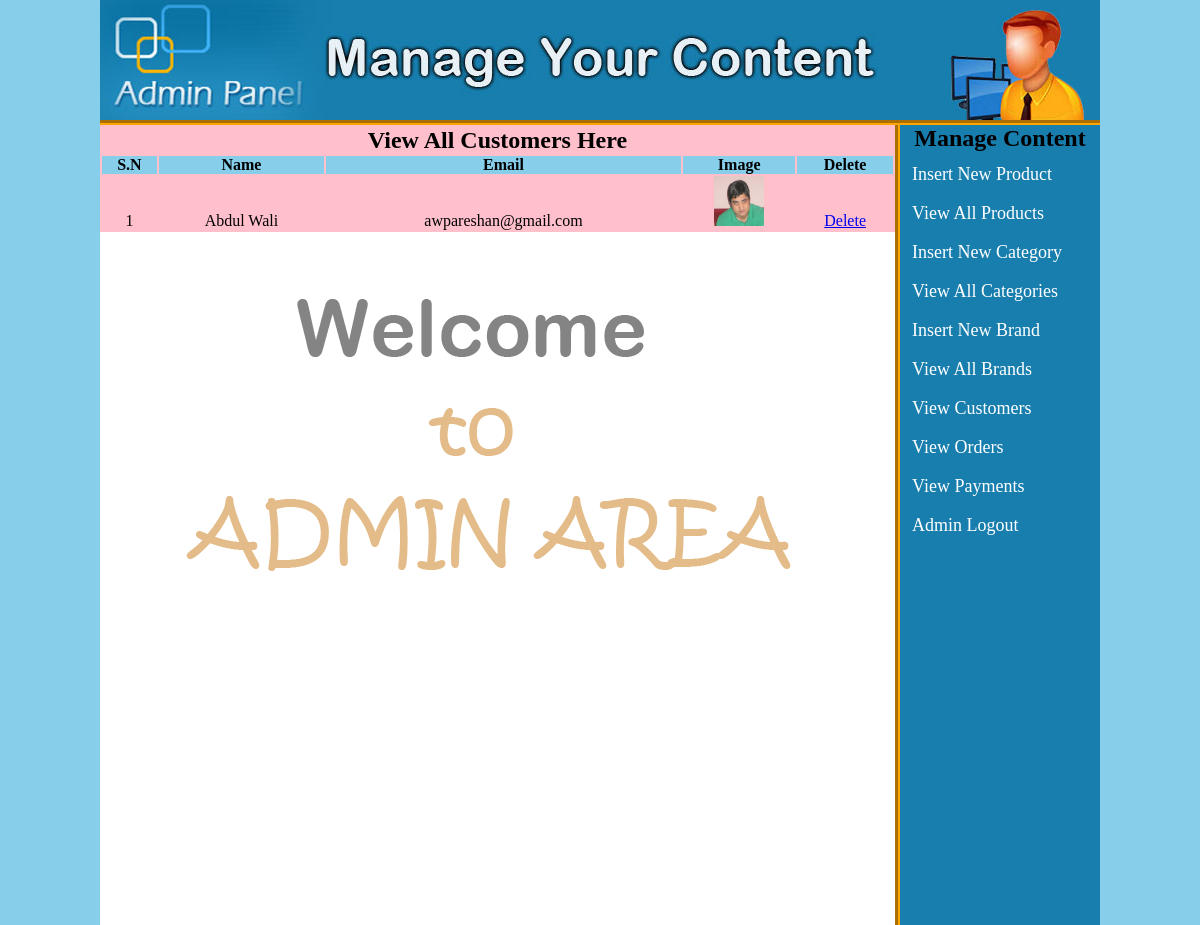
Page /admin_area/index.php?view_customers (signed in) on the committed database.
### tables this page shows
CREATE TABLE `customers` (
  `customer_id` int(10) NOT NULL,
  `customer_ip` varchar(255) NOT NULL,
  `customer_name` text NOT NULL,
  `customer_email` varchar(100) NOT NULL,
  `customer_pass` varchar(100) NOT NULL,
  `customer_country` text NOT NULL,
  `customer_city` text NOT NULL,
  `customer_contact` varchar(255) NOT NULL,
  `customer_address` text NOT NULL,
  `customer_image` text NOT NULL
);

### admin_area/view_customers.php (the view)
<?php
if(!isset($_SESSION['user_email'])){
	echo "<script>window.open('login.php?not_admin=You are not an Admin!','_self')</script>";
}
else {
?>
<table width="795" align="center" bgcolor="pink">
	<tr align="center">
		<td colspan="6"><h2>View All Customers Here</h2></td>
	</tr>
	<tr align="center" bgcolor="skyblue">
		<th>S.N</th>
		<th>Name</th>
		<th>Email</th>
		<th>Image</th>
		<th>Delete</th>
	</tr>
	<?php
	include("includes/db.php");
	$get_c = "select * from customers";
	$run_c = mysqli_query($con, $get_c);
	$i = 0;
	while ($row_c=mysqli_fetch_array($run_c)){
		$c_id = $row_c['customer_id'];
		$c_name = $row_c['customer_name'];
		$c_email = $row_c['customer_email'];
		$c_image = $row_c['customer_image'];
		$i++;
	?>
	<tr align="center">
		<td><?php echo $i;?></td>
		<td><?php echo $c_name;?></td>
		<td><?php echo $c_email;?></td>
		<td><img src="../customer/customer_images/<?php echo $c_image;?>" width="50" height="50"/></td>
		<td><a href="delete_c.php?delete_c=<?php echo $c_id;?>">Delete</a></td>
	</tr>
	<?php } ?>
</table>
<?php } ?>

### admin_area/styles/style.css (style rules this page uses)
html, body, div, span, applet, object, iframe, h1, h2, h3, h4, h5, h6, p, blockquote, pre, a, abbr, acronym, address, big, cite, code, del, dfn, em, img, ins, kbd, q, s, samp, small, strike, strong, sub, sup, tt, var, b, u, i, center, dl, dt, dd, ol, ul, li, fieldset, form, label, legend, table, caption, tbody, tfoot, thead, tr, th, td, article, aside, canvas, details, embed, figure, figcaption, footer, header, hgroup, menu, nav, output, ruby, section, summary, time, mark, audio, video { margin: 0; padding: 0; border: 0; vertical-align: baseline; }
body { background:skyblue; }

### rows in the picture
customers: customer_name "Abdul Wali", customer_email "awpareshan@gmail.com", customer_image (picture)
